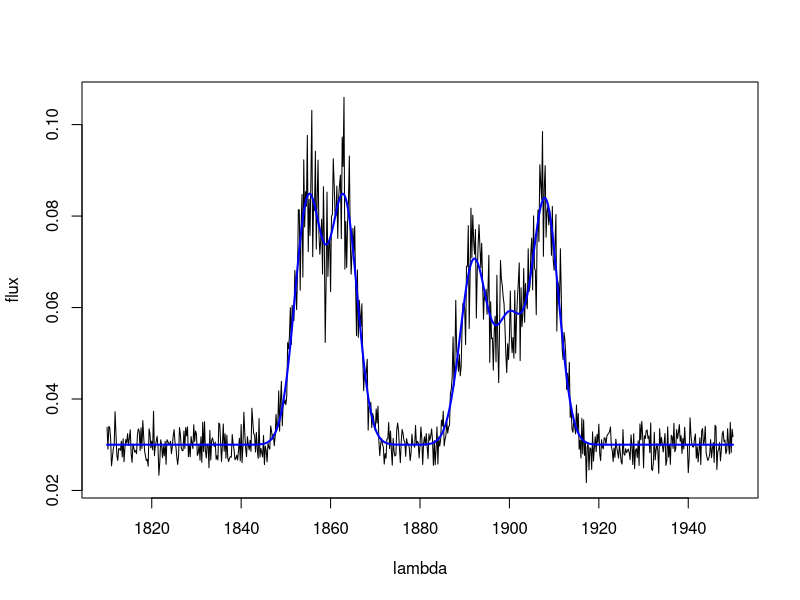
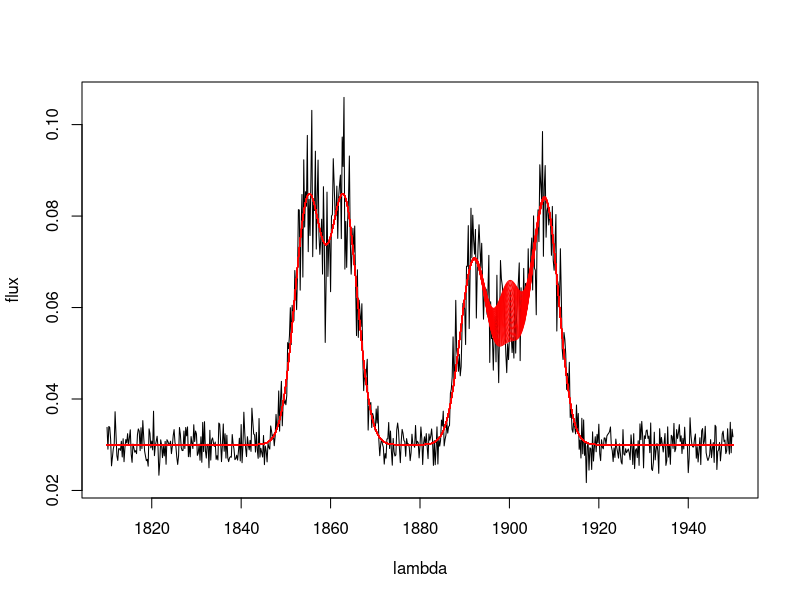
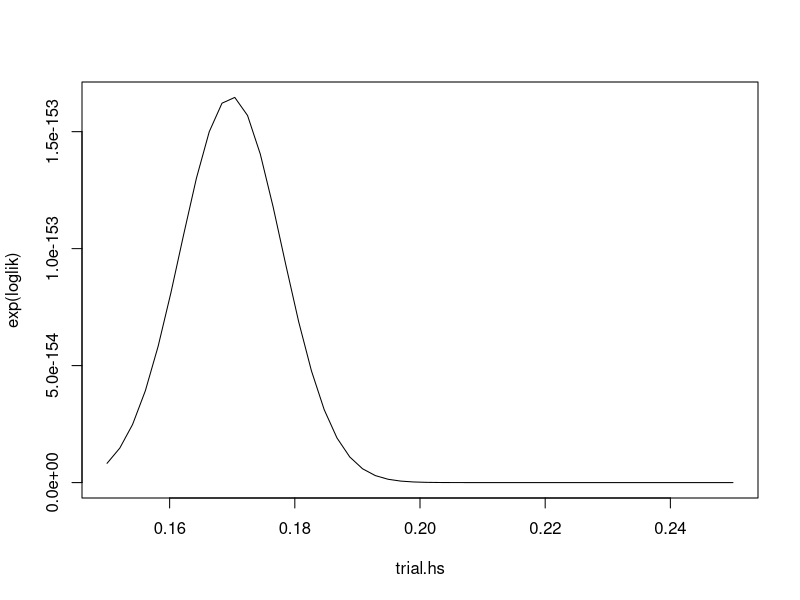
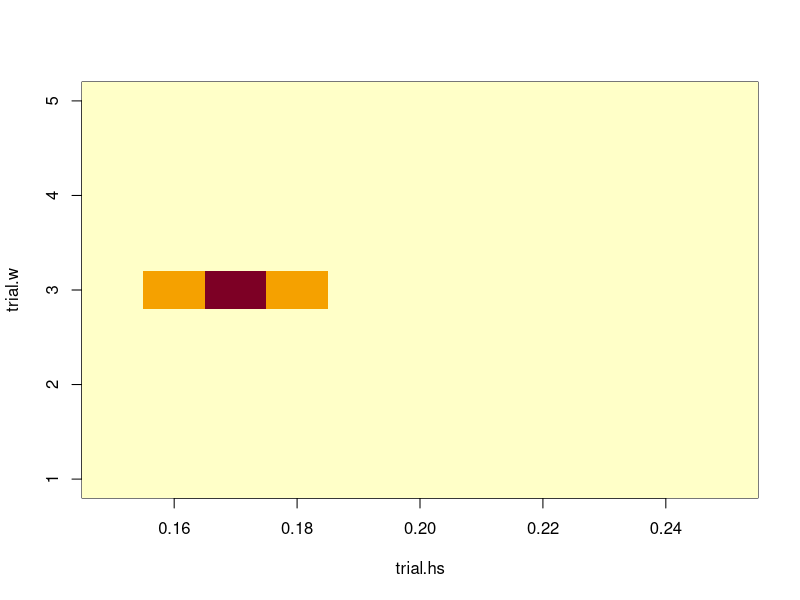

These figures' R source, in order: (Note: this script raises an error after producing the figures.)

library(mvtnorm)
lambda <- seq(1810,1950,0.2)  
line_wavelengths <- c(1855,1863,1892,1900,1908)
sigma <- c(3,3,3,3,3)
heights <- c(0.4,0.4,0.3,0.2,0.4)
snr=10
set.seed(0)

cont_const <- 0.03
cont_slope <- 0

generate_data <- function(cont_const,cont_slope)
{
  x <- seq(0,1,length.out = length(lambda))
  flux_c <- cont_const+x*cont_slope

  flux_l <- rep(0,length(lambda))
  for (i in 1:length(line_wavelengths))
  {
    flux_l <- flux_l+heights[i]*dnorm(lambda,line_wavelengths[i],sigma[i])
  }
  
  flux <- flux_c+flux_l
  noiseless <- flux
  uncert <- flux/snr

  for (i in 1:length(lambda))
  {
    flux[i] <- rnorm(1,flux[i],uncert[i])
  }
  
  plot(lambda,flux,ty="l")
  lines(lambda,noiseless,col="blue", lwd=2)

  return(flux)
}

flux <- generate_data(0.03,0.0)

generate_noiseless <- function(cont_const,cont_slope,line_wavelengths,sigma,heights)
{
  x <- seq(0,1,length.out = length(lambda))
  flux_c <- cont_const+x*cont_slope
  
  flux_l <- rep(0,length(lambda))
  for (i in 1:length(line_wavelengths))
  {
    flux_l <- flux_l+heights[i]*dnorm(lambda,line_wavelengths[i],sigma[i])
  }
  flux <- flux_c+flux_l
  return(flux)
}

########################################
#                 1
########################################
# All lines have the same (known) width
# All line wavelengths are known
# Constant and known continuum
# Known uncertainties
# No covariances between fluxes
# We want to infer the 1 height
########################################

log_likelihood.1 <- function(h4,observed)
{
  h <- c(heights[1],heights[2],heights[3],h4,heights[5])
  noiseless <- generate_noiseless(0.03,0,line_wavelengths,sigma,h)
  lines(lambda,noiseless,col="red")
  
  #  likelihood <- dmvnorm(observed,noiseless,covariance)
  #  return(likelihood)
  diff<- as.matrix(observed-noiseless,ncol=1)
  log_likelihood <- -(1/2)*t(diff)%*%solve(covariance)%*%diff
  
  return(log_likelihood)
}

plot(lambda,flux,ty="l")
trial.hs <- seq(0.15,0.25,length.out = 50)
loglik <- rep(NA,length(trial.hs))
uncert <- flux/snr
covariance <- diag(x=uncert^2)
for (i in 1:length(trial.hs)) loglik[i] <- log_likelihood.1(trial.hs[i],flux) 
plot(trial.hs,exp(loglik),ty="l")


#######################################################
#                       2
#######################################################
# Same as 1 with unknown variance (same for all lines)
# That is two parameters
#######################################################

log_likelihood.2 <- function(h4,w,observed)
{
  h <- c(heights[1],heights[2],heights[3],h4,heights[5])
  sigma <- rep(w,length(line_wavelengths))
  noiseless <- generate_noiseless(0.03,0,line_wavelengths,sigma,h)
#  lines(lambda,noiseless,col=i)

  #  likelihood <- dmvnorm(observed,noiseless,covariance)
  #  return(likelihood)
  diff<- as.matrix(observed-noiseless,ncol=1)
  log_likelihood <- -(1/2)*t(diff)%*%solve(covariance)%*%diff
  
  return(log_likelihood)
}

trial.hs <- seq(0.15,0.25,length.out = 11)
trial.w <- seq(1,5,length.out = 11)
loglik <- matrix(NA,nrow=length(trial.hs),ncol = length(trial.w))
uncert <- flux/snr
covariance <- diag(x=uncert^2)
for (i in 1:length(trial.hs))
{
  for (j in 1:length(trial.w))
  {
#    plot(lambda,flux,ty="l")
     print(paste(i," ",trial.hs[i], " ", j," ",trial.w[j]))
    loglik[i,j] <- log_likelihood.2(trial.hs[i],trial.w[j],flux) 
    print(loglik[i,j])
      }
}


image(trial.hs,trial.w,exp(loglik))

plot(trial.hs,exp(loglik),ty="l")


